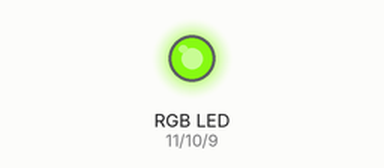
Recording of a sketch running on a simulated Arduino Uno, built with avr-gcc and run on an emulated ATmega328P. On the bench: an RGB LED mixed from three pins (HIGH = lit).

Above: at 0.2 s.
Timing chart, 0 to 40.0 s (numbered marks = the images above):
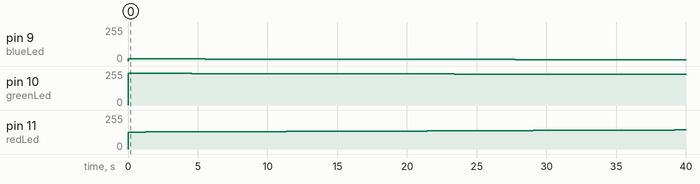

Measured:
- by itself, pin 11 (redLed): moves from 0/255 to 143/255 over 39.2 s
- by itself, pin 9 (blueLed): 0/255 → 17/255 at 0.00 s, → 16/255 0.41 s later, → 15/255 5.1 s later, → 14/255 5.3 s later, … (8 changes in this stretch)
- by itself, pin 10 (greenLed): 0/255 → 237/255 at 0.00 s, → 236/255 4.6 s later, → 235/255 4.9 s later, → 234/255 4.7 s later, … (9 changes in this stretch)

The sketch:

Step_1_mood_lamp.ino
```cpp
// Smooth RGB mood lamp
// Changes an RGB LED's color smoothly.
//
// Updated 11/10/18
// Author: Shaun Barlow
// ---------------------------------------------------
// The brightness of the leds follows these equations:
// Red = sin(x)
// Green = sin(x + 60)
// Blue = sin(x + 120)
// for x from 0 to 180 degrees
// ---------------------------------------------------

// TASK: Add a second LED to this program.
// Make it display the same colour as the first LED.
//
// HINT: look for all uses of variables: redLed, blueLed and greenLed

float colourSpeed = 0.0001;

int redLed   = 11;  // red LED in Digital Pin 10 (PWM)
int greenLed = 10;  // green LED in Digital Pin 11 (PWM)
int blueLed  = 9;   // blue LED in Digital Pin 9 (PWM)

// store the brightness value for each colour
float redBrightness = 0;
float greenBrightness = 0;
float blueBrightness = 0;

void setup() {
  pinMode(redLed, OUTPUT);    // tell arduino it's an output
  pinMode(greenLed, OUTPUT);  // tell arduino it's an output
  pinMode(blueLed, OUTPUT);   // tell arduino it's an output
}


  //  The "for" loop lets us step through a set of values.
  //  For example, this "for" loop starts with the variable called "x" at a value of 0.
  //  It then executes all of the code inside its {} (curly braces).
  //  Then it adds the value of colourSpeed to x and runs the code in its {} again.
  //    That means x = 0 + colourSpeed  = colourSpeed
  //  Then it adds colourSpeed to x and runs the code in its {} again.
  //    That means x = colourSpeed + colourSpeed = 2 * colourSpeed
  //  Then it adds colourSpeed to x and runs the code in its {} again.
  //    That means x = 2 * colourSpeed + colourSpeed = 3 * colourSpeed
  //  It keeps doing this...
  //  UNTIL x is no longer less than 180.
  //  Then the "for" loop ends and the subsequent code is run.
  //
  //  In this case, there isn't any other code after the "for" loop,
  //  so the main loop starts again (i.e. we begin the "for" loop afresh with "x" = 0).

void loop() {
  for (float x = 0; x < 180; x = x + colourSpeed) {

    // Use a sine wave to cycle nicely through all of the colours
    // calculate the brightness for each led
    redBrightness   = 255 * (sin(x * PI / 180)         + 1) / 2;
    greenBrightness = 255 * (sin((x + 120) * PI / 180) + 1) / 2;
    blueBrightness  = 255 * (sin((x + 240) * PI / 180) + 1) / 2;

    // write the brightness to the leds
    analogWrite(redLed,   redBrightness);        // Red LED brightness
    analogWrite(greenLed, greenBrightness);      // Green LED brightness
    analogWrite(blueLed,  blueBrightness);       // Blue LED brightness
  }
}
```
